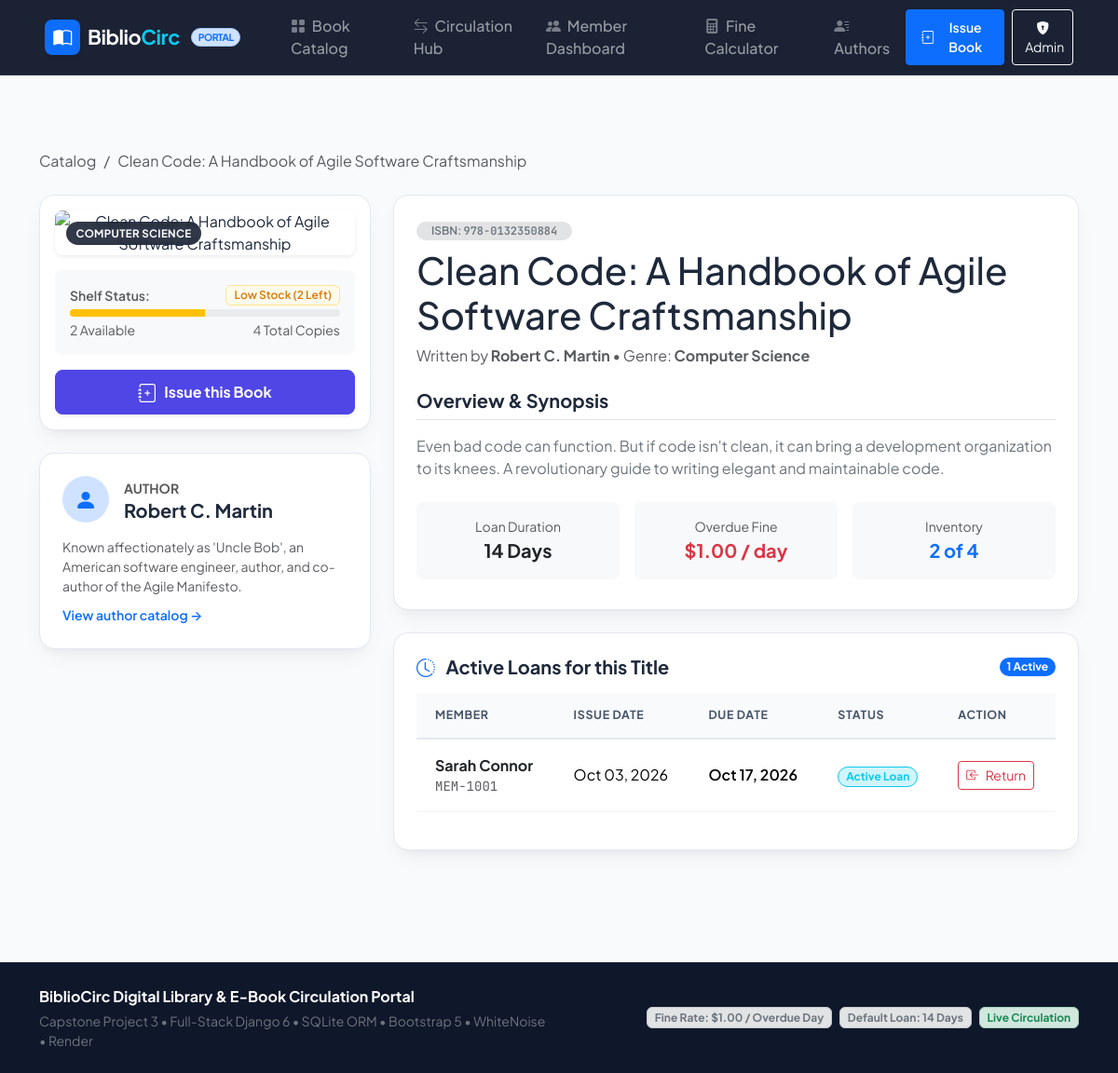
Page /books/1/ on the committed database.
### circulation/models.py (models this page shows, shortened)
class Book(models.Model):
    GENRE_CHOICES = [
        ('Computer Science', 'Computer Science & Tech'),
        ('Fiction', 'Fiction & Literature'),
        ('Sci-Fi', 'Science Fiction & Fantasy'),
        ('Science', 'Science & Mathematics'),
        ('Biography', 'Biography & Memoir'),
        ('History', 'History & Philosophy'),
        ('Business', 'Business & Economics'),
        ('Art', 'Art & Design'),
        ('General', 'General Non-Fiction'),
    ]
    title = models.CharField(max_length=255)
    author = models.ForeignKey(Author, on_delete=models.CASCADE, related_name='books')
    isbn = models.CharField(max_length=20, unique=True, help_text="Standard 10 or 13-digit ISBN")
    genre = models.CharField(max_length=100, choices=GENRE_CHOICES, default='Fiction')
    total_copies = models.PositiveIntegerField(default=1, help_text="Total inventory count")
    available_copies = models.PositiveIntegerField(default=1, help_text="Current copies on shelf")
    cover_url = models.URLField(max_length=500, blank=True, default="", help_text="Direct link to book cover image")
    description = models.TextField(blank=True, default="", help_text="Plot summary or book overview")
    created_at = models.DateTimeField(auto_now_add=True)
    class Meta:
        ordering = ['title']
    @property
    def is_available(self):
        return self.available_copies > 0

class Author(models.Model):
    name = models.CharField(max_length=200, help_text="Full name of the author")
    biography = models.TextField(blank=True, default="", help_text="Brief author biography")
    class Meta:
        ordering = ['name']

class CirculationRecord(models.Model):
    book = models.ForeignKey(Book, on_delete=models.CASCADE, related_name='circulations')
    member = models.ForeignKey(Member, on_delete=models.CASCADE, related_name='circulations')
    issue_date = models.DateField(default=timezone.now)
    due_date = models.DateField(help_text="Expected return date (default +14 days from issue)")
    return_date = models.DateField(null=True, blank=True, help_text="Actual return date")
    fine_amount = models.DecimalField(max_digits=8, decimal_places=2, default=Decimal('0.00'), help_text="Overdue fine")
    returned = models.BooleanField(default=False)
    notes = models.CharField(max_length=255, blank=True, default="")
    created_at = models.DateTimeField(auto_now_add=True)
    class Meta:
        ordering = ['-issue_date', '-id']
    @property
    def is_overdue(self):
        if self.returned:
            return bool(self.return_date and self.return_date > self.due_date)
        return timezone.now().date() > self.due_date

class Member(models.Model):
    name = models.CharField(max_length=200)
    member_id = models.CharField(max_length=50, unique=True, help_text="Unique Member ID (e.g., MEM-1001)")
    email = models.EmailField(unique=True)
    phone = models.CharField(max_length=30)
    joined_date = models.DateField(default=timezone.now)
    class Meta:
        ordering = ['name']

### circulation/views.py (the view)
# urls.py: path('books/<int:pk>/', views.book_detail, name='book_detail'),
def book_detail(request, pk):
    book = get_object_or_404(Book.objects.select_related('author'), pk=pk)
    active_circulations = book.circulations.filter(returned=False).select_related('member')
    past_circulations = book.circulations.filter(returned=True).select_related('member')[:5]
    context = {
        'book': book,
        'active_circulations': active_circulations,
        'past_circulations': past_circulations,
    }
    return render(request, 'circulation/book_detail.html', context)

### templates/circulation/book_detail.html (shortened to what this page needs)
{% extends 'base.html' %}
{% load static %}
{% block content %}
<div class="container my-5">
    <nav aria-label="breadcrumb" class="mb-4">
        <ol class="breadcrumb">
            <li class="breadcrumb-item"><a href="{% url 'book_catalog' %}" class="text-decoration-none text-muted">Catalog</a></li>
            <li class="breadcrumb-item active" aria-current="page">{{ book.title }}</li>
        </ol>
    </nav>
    <div class="row g-4">
        <div class="col-lg-4">
            <div class="app-card p-3 mb-4 text-center">
                <div class="rounded-3 overflow-hidden shadow-sm mb-3 position-relative" style="max-height: 440px;">
                    {% if book.cover_url %}
                        <img src="{{ book.cover_url }}" alt="{{ book.title }}" class="img-fluid w-100 object-fit-cover" onerror="this.src='https://images.unsplash.com/photo-1543002588-bfa74002ed7e?auto=format&fit=crop&w=600&q=80'">
                    {% else %}
                        <div class="py-5 bg-light text-muted">
                            <i class="bi bi-book fs-1 mb-2 d-block opacity-50"></i>
                            No Cover Image
                        </div>
                    {% endif %}
                    <span class="genre-badge">{{ book.genre }}</span>
                </div>
                <div class="p-3 bg-light rounded-3 mb-3 text-start">
                    <div class="d-flex justify-content-between align-items-center mb-1">
                        <span class="fw-semibold small text-muted">Shelf Status:</span>
                        {% if book.available_copies == 0 %}
                            <span class="badge badge-stock-out px-2 py-1">Out of Stock (0 Left)</span>
                        {% elif book.available_copies <= 2 %}
                            <span class="badge badge-stock-low px-2 py-1">Low Stock ({{ book.available_copies }} Left)</span>
                        {% else %}
                            <span class="badge badge-stock-available px-2 py-1">In Stock ({{ book.available_copies }} Available)</span>
                        {% endif %}
                    </div>
                    <div class="progress" style="height: 8px;">
                        <div
                            class="progress-bar {% if book.available_copies == 0 %}bg-danger{% elif book.available_copies <= 2 %}bg-warning{% else %}bg-success{% endif %}"
                            role="progressbar"
                            style="width: {% widthratio book.available_copies book.total_copies 100 %}%;"
                        ></div>
                    </div>
                    <div class="d-flex justify-content-between small text-muted mt-1">
                        <span>{{ book.available_copies }} Available</span>
                        <span>{{ book.total_copies }} Total Copies</span>
                    </div>
                </div>
                {% if book.is_available %}
                    <a href="{% url 'issue_book_for_item' book_id=book.pk %}" class="btn btn-primary-custom w-100 py-2 fw-bold shadow-sm d-flex align-items-center justify-content-center gap-2">
                        <i class="bi bi-journal-plus fs-5"></i>
                        <span>Issue this Book</span>
                    </a>
                {% else %}
                    <button class="btn btn-secondary w-100 py-2 fw-semibold" disabled>
                        <i class="bi bi-slash-circle me-1"></i> No Copies Available to Issue
                    </button>
                    <p class="small text-danger mt-2 mb-0">All copies of this title are currently borrowed.</p>
                {% endif %}
            </div>
            <div class="app-card p-4">
                <div class="d-flex align-items-center gap-3 mb-3">
                    <div class="bg-primary-subtle text-primary rounded-circle d-flex align-items-center justify-content-center" style="width: 50px; height: 50px;">
                        <i class="bi bi-person-fill fs-4"></i>
                    </div>
                    <div>
                        <span class="small text-muted text-uppercase fw-bold">Author</span>
                        <h5 class="fw-bold mb-0">{{ book.author.name }}</h5>
                    </div>
                </div>
                {% if book.author.biography %}
                    <p class="small text-muted mb-2">{{ book.author.biography }}</p>
                {% endif %}
                <a href="{% url 'author_list' %}" class="small text-decoration-none fw-semibold">View author catalog &rarr;</a>
            </div>
        </div>
        <div class="col-lg-8">
            <div class="app-card p-4 mb-4">
                <span class="badge bg-secondary-subtle text-secondary px-3 py-1 rounded-pill mb-2 fw-semibold">
                    ISBN: <span class="mono-font">{{ book.isbn }}</span>
                </span>
                <h1 class="fw-extrabold mb-2">{{ book.title }}</h1>
                <p class="text-muted fs-6 mb-4">
                    Written by <strong>{{ book.author.name }}</strong> &bull; Genre: <strong>{{ book.genre }}</strong>
                </p>
                <h5 class="fw-bold border-bottom pb-2 mb-3">Overview & Synopsis</h5>
                <p class="text-secondary leading-relaxed mb-4">
                    {% if book.description %}
                        {{ book.description }}
                    {% else %}
                        No detailed description entered for this title yet.
                    {% endif %}
                </p>
                <div class="row g-3 mb-2">
                    <div class="col-sm-4">
                        <div class="p-3 bg-light rounded-3 text-center">
                            <span class="text-muted small d-block">Loan Duration</span>
                            <span class="fw-bold fs-5 text-dark">14 Days</span>
                        </div>
                    </div>
                    <div class="col-sm-4">
                        <div class="p-3 bg-light rounded-3 text-center">
                            <span class="text-muted small d-block">Overdue Fine</span>
                            <span class="fw-bold fs-5 text-danger">$1.00 / day</span>
                        </div>
                    </div>
                    <div class="col-sm-4">
                        <div class="p-3 bg-light rounded-3 text-center">
                            <span class="text-muted small d-block">Inventory</span>
                            <span class="fw-bold fs-5 text-primary">{{ book.available_copies }} of {{ book.total_copies }}</span>
                        </div>
                    </div>
                </div>
            </div>
            <div class="app-card p-4 mb-4">
                <div class="d-flex justify-content-between align-items-center mb-3">
                    <h5 class="fw-bold mb-0">
                        <i class="bi bi-clock-history text-primary me-2"></i> Active Loans for this Title
                    </h5>
                    <span class="badge bg-primary rounded-pill">{{ active_circulations|length }} Active</span>
                </div>
                {% if active_circulations %}
                    <div class="table-responsive">
                        <table class="table custom-table align-middle">
                            <thead>
                                <tr>
                                    <th>Member</th>
                                    <th>Issue Date</th>
                                    <th>Due Date</th>
                                    <th>Status</th>
                                    <th>Action</th>
                                </tr>
                            </thead>
                            <tbody>
                                {% for loan in active_circulations %}
                                    <tr>
                                        <td>
                                            <a href="{% url 'member_detail' pk=loan.member.pk %}" class="fw-bold text-dark text-decoration-none">
                                                {{ loan.member.name }}
                                            </a>
                                            <div class="mono-font small text-muted">{{ loan.member.member_id }}</div>
                                        </td>
                                        <td>{{ loan.issue_date|date:"M d, Y" }}</td>
                                        <td>
                                            <span class="fw-semibold {% if loan.is_overdue %}text-danger{% endif %}">
                                                {{ loan.due_date|date:"M d, Y" }}
                                            </span>
                                        </td>
                                        <td>
                                            {% if loan.is_overdue %}
                                                <span class="badge bg-danger text-white rounded-pill px-2 py-1 overdue-pulse">
                                                    Overdue by {{ loan.days_overdue }} days
                                                </span>
                                            {% else %}
                                                <span class="badge bg-info-subtle text-info border border-info rounded-pill px-2 py-1">
                                                    Active Loan
                                                </span>
                                            {% endif %}
                                        </td>
                                        <td>
                                            <a href="{% url 'return_book' record_id=loan.pk %}" class="btn btn-sm btn-outline-danger">
                                                <i class="bi bi-box-arrow-in-left me-1"></i> Return
                                            </a>
                                        </td>
                                    </tr>
                                {% endfor %}
                            </tbody>
                        </table>
                    </div>
                {% else %}
                    <div class="p-3 text-center bg-light rounded-3 text-muted">
                        <i class="bi bi-check2-circle fs-3 text-success d-block mb-1"></i>
                        No active loans. All copies in stock or ready for checkout.
                    </div>
                {% endif %}
            </div>
        </div>
    </div>
</div>
{% endblock %}

### static/css/style.css (style rules this page uses)
:root { --primary-color: #4f46e5; --primary-hover: #4338ca; --primary-light: #eef2ff; --secondary-color: #06b6d4; --accent-color: #8b5cf6; --success-color: #10b981; --warning-color: #f59e0b; --danger-color: #ef4444; --dark-bg: #0f172a; --surface-bg: #ffffff; --body-bg: #f8fafc; --text-main: #1e293b; --text-muted: #64748b; --border-color: #e2e8f0; --card-shadow: 0 10px 25px -5px rgba(15, 23, 42, 0.06), 0 8px 10px -6px rgba(15, 23, 42, 0.04); --card-hover-shadow: 0 20px 30px -10px rgba(79, 70, 229, 0.15), 0 10px 15px -5px rgba(15, 23, 42, 0.05); --glass-bg: rgba(255, 255, 255, 0.85); --radius-lg: 1rem; --radius-md: 0.75rem; }
body { font-family: 'Plus Jakarta Sans', -apple-system, BlinkMacSystemFont, "Segoe UI", Roboto, sans-serif; background-color: var(--body-bg); color: var(--text-main); min-height: 100vh; display: flex; flex-direction: column; }
.mono-font { font-family: 'JetBrains Mono', 'Fira Code', monospace; }
.app-card { background: var(--surface-bg); border: 1px solid var(--border-color); border-radius: var(--radius-lg); box-shadow: var(--card-shadow); transition: all 0.25s cubic-bezier(0.16, 1, 0.3, 1); overflow: hidden; }
.genre-badge { position: absolute; top: 12px; left: 12px; background: rgba(15, 23, 42, 0.85); backdrop-filter: blur(4px); color: #fff; font-size: 0.72rem; font-weight: 700; padding: 0.25rem 0.65rem; border-radius: 2rem; letter-spacing: 0.03em; text-transform: uppercase; }
.badge-stock-low { background: #fffbeb; color: #d97706; border: 1px solid #fde68a; font-weight: 600; }
.custom-table { border-collapse: separate; border-spacing: 0; width: 100%; }
.custom-table thead th { background: #f8fafc; color: #475569; font-size: 0.78rem; font-weight: 700; text-transform: uppercase; letter-spacing: 0.05em; padding: 0.9rem 1.25rem; border-bottom: 2px solid var(--border-color); }
.custom-table tbody td { padding: 1rem 1.25rem; vertical-align: middle; border-bottom: 1px solid #f1f5f9; background: #ffffff; }
.btn-primary-custom { background-color: var(--primary-color); border-color: var(--primary-color); color: #ffffff; font-weight: 600; border-radius: 0.5rem; padding: 0.55rem 1.25rem; transition: all 0.2s ease; }

### rows in the picture
Book: title "Clean Code: A Handbook of Agile Software Craftsmanship", genre "COMPUTER SCIENCE", available_copies "2", total_copies "4", author.name "Robert C. Martin", author.biography "Known affectionately as 'Uncle Bob', an American software engineer, author, and co-author of the Agile Manifesto.", isbn "978-0132350884", genre "Computer Science", description "Even bad code can function. But if code isn't clean, it can bring a development organization to its knees. A revolutionary guide to writing elegant and maintainable code."
CirculationRecord: member.name "Sarah Connor", member.member_id "MEM-1001", issue_date "Oct 03, 2026", due_date "Oct 17, 2026", returned "Active Loan"

### other values in the picture
{{ active_circulations|length }} "1"
